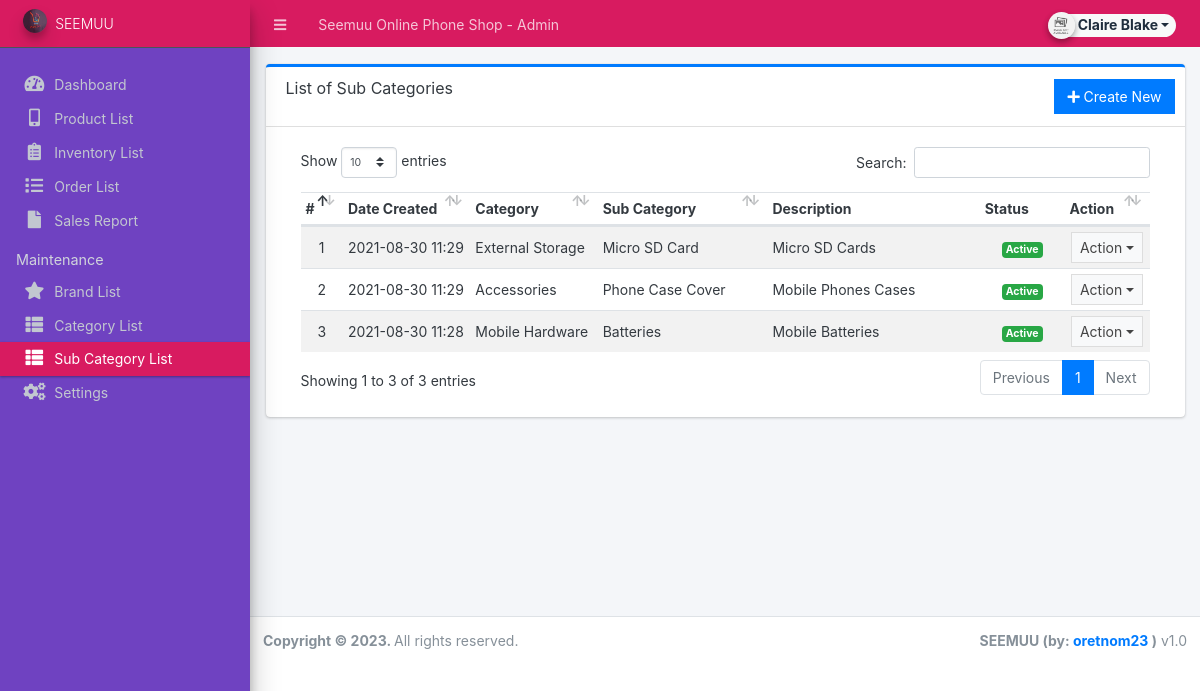
Page /admin/?page=maintenance/sub_category (signed in) on the committed database.
### tables this page shows
CREATE TABLE `sub_categories` (
  `id` int(30) NOT NULL,
  `parent_id` int(30) NOT NULL,
  `sub_category` varchar(250) NOT NULL,
  `description` text NOT NULL,
  `status` tinyint(1) NOT NULL DEFAULT '1',
  `date_created` datetime NOT NULL DEFAULT CURRENT_TIMESTAMP
);

CREATE TABLE `categories` (
  `id` int(30) NOT NULL,
  `category` varchar(250) NOT NULL,
  `description` text,
  `status` tinyint(1) NOT NULL DEFAULT '1',
  `date_created` datetime NOT NULL DEFAULT CURRENT_TIMESTAMP
);

### admin/maintenance/sub_category.php (the view, shortened to what this page needs)
<div class="card card-outline card-primary">
	<div class="card-header">
		<h3 class="card-title">List of Sub Categories</h3>
		<div class="card-tools">
			<a href="javascript:void(0)" id="create_new" class="btn btn-flat btn-primary"><span class="fas fa-plus"></span>  Create New</a>
		</div>
	</div>
	<div class="card-body">
		<div class="container-fluid">
        <div class="container-fluid">
			<table class="table table-hover table-striped">
				<colgroup>
					<col width="5%">
					<col width="15%">
					<col width="15%">
					<col width="20%">
					<col width="25%">
					<col width="10%">
					<col width="10%">
				</colgroup>
				<thead>
					<tr>
						<th>#</th>
						<th>Date Created</th>
						<th>Category</th>
						<th>Sub Category</th>
						<th>Description</th>
						<th>Status</th>
						<th>Action</th>
					</tr>
				</thead>
				<tbody>
					<?php
					$i = 1;
						$qry = $conn->query("SELECT s.*,c.category from `sub_categories` s inner join `categories` c on c.id = s.parent_id order by unix_timestamp(s.date_created) desc ");
						while($row = $qry->fetch_assoc()):
                            $row['description'] = strip_tags(stripslashes(html_entity_decode($row['description'])));
					?>
						<tr>
							<td class="text-center"><?php echo $i++; ?></td>
							<td><?php echo date("Y-m-d H:i",strtotime($row['date_created'])) ?></td>
							<td><?php echo $row['category'] ?></td>
							<td><?php echo $row['sub_category'] ?></td>
							<td ><p class="truncate-1 m-0"><?php echo $row['description'] ?></p></td>
							<td class="text-center">
                                <?php if($row['status'] == 1): ?>
                                    <span class="badge badge-success">Active</span>
                                <?php else: ?>
                                    <span class="badge badge-danger">Inactive</span>
                                <?php endif; ?>
                            </td>
							<td align="center">
								 <button type="button" class="btn btn-flat btn-default btn-sm dropdown-toggle dropdown-icon" data-toggle="dropdown">
				                  		Action
				                  </button>
							</td>
						</tr>
					<?php endwhile; ?>
				</tbody>
			</table>
		</div>
		</div>
	</div>
</div>

### rows in the picture
sub_categories: date_created "2021-08-30 11:29", categories.category "External Storage", sub_category "Micro SD Card", description "Micro SD Cards", status "Active"
sub_categories: date_created "2021-08-30 11:29", categories.category "Accessories", sub_category "Phone Case Cover", description "Mobile Phones Cases", status "Active"
sub_categories: date_created "2021-08-30 11:28", categories.category "Mobile Hardware", sub_category "Batteries", description "Mobile Batteries", status "Active"

### other values in the picture
$_settings->info('name') "Seemuu Online Phone Shop"
$_settings->userdata('firstname').' '.$_settings->userdata('lastname') "Claire Blake"
$_settings->info('short_name') "SEEMUU"
